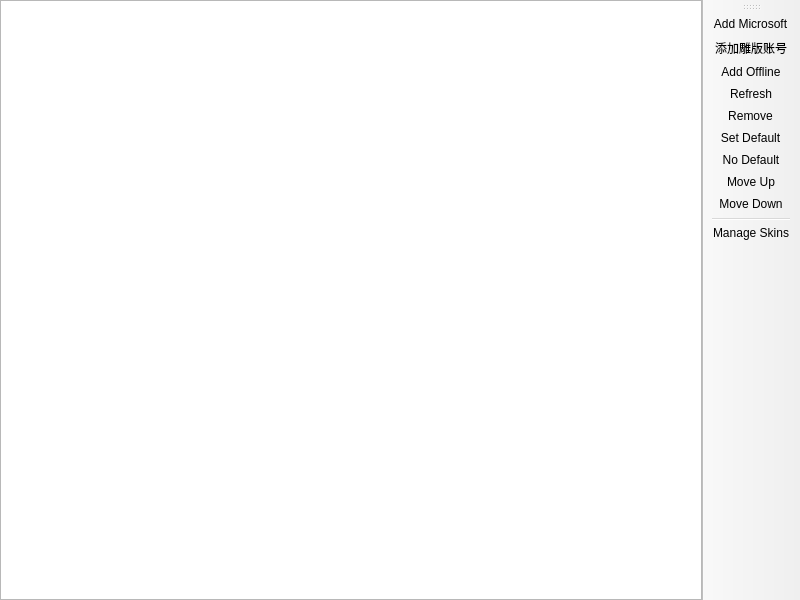
<?xml version="1.0" encoding="UTF-8"?>
<ui version="4.0">
 <class>AccountListPage</class>
 <widget class="QMainWindow" name="AccountListPage">
  <property name="geometry">
   <rect>
    <x>0</x>
    <y>0</y>
    <width>800</width>
    <height>600</height>
   </rect>
  </property>
  <widget class="QWidget" name="centralwidget">
   <layout class="QHBoxLayout" name="horizontalLayout">
    <property name="leftMargin">
     <number>0</number>
    </property>
    <property name="topMargin">
     <number>0</number>
    </property>
    <property name="rightMargin">
     <number>0</number>
    </property>
    <property name="bottomMargin">
     <number>0</number>
    </property>
    <item>
     <widget class="VersionListView" name="listView">
      <property name="alternatingRowColors">
       <bool>true</bool>
      </property>
      <property name="rootIsDecorated">
       <bool>false</bool>
      </property>
      <property name="itemsExpandable">
       <bool>false</bool>
      </property>
      <property name="allColumnsShowFocus">
       <bool>true</bool>
      </property>
      <attribute name="headerStretchLastSection">
       <bool>false</bool>
      </attribute>
     </widget>
    </item>
   </layout>
  </widget>
  <widget class="WideBar" name="toolBar">
   <attribute name="toolBarArea">
    <enum>RightToolBarArea</enum>
   </attribute>
   <attribute name="toolBarBreak">
    <bool>false</bool>
   </attribute>
   <addaction name="actionAddMicrosoft"/>
   <addaction name="actionAddAuthlibInjector"/>
   <addaction name="actionAddOffline"/>
   <addaction name="actionRefresh"/>
   <addaction name="actionRemove"/>
   <addaction name="actionSetDefault"/>
   <addaction name="actionNoDefault"/>
   <addaction name="actionMoveUp"/>
   <addaction name="actionMoveDown"/>
   <addaction name="separator"/>
   <addaction name="actionManageSkins"/>
  </widget>
  <action name="actionSetDefault">
   <property name="text">
    <string>&amp;Set Default</string>
   </property>
  </action>
  <action name="actionNoDefault">
   <property name="checkable">
    <bool>true</bool>
   </property>
   <property name="text">
    <string>&amp;No Default</string>
   </property>
  </action>
  <action name="actionManageSkins">
   <property name="text">
    <string>&amp;Manage Skins</string>
   </property>
   <property name="toolTip">
    <string>Manage Skins</string>
   </property>
  </action>
  <action name="actionAddMicrosoft">
   <property name="text">
    <string>&amp;Add Microsoft</string>
   </property>
  </action>
  <action name="actionAddAuthlibInjector">
   <property name="text">
    <string>添加雕版账号</string>
   </property>
  </action>
  <action name="actionAddOffline">
   <property name="text">
    <string>Add &amp;Offline</string>
   </property>
  </action>
  <action name="actionRefresh">
   <property name="text">
    <string>&amp;Refresh</string>
   </property>
   <property name="toolTip">
    <string>Refresh the account tokens</string>
   </property>
  </action>
  <action name="actionRemove">
   <property name="text">
    <string>Remo&amp;ve</string>
   </property>
  </action>
  <action name="actionMoveUp">
   <property name="text">
    <string>Move &amp;Up</string>
   </property>
  </action>
  <action name="actionMoveDown">
   <property name="text">
    <string>Move &amp;Down</string>
   </property>
  </action>
 </widget>
 <customwidgets>
  <customwidget>
   <class>VersionListView</class>
   <extends>QTreeView</extends>
   <header>ui/widgets/VersionListView.h</header>
  </customwidget>
  <customwidget>
   <class>WideBar</class>
   <extends>QToolBar</extends>
   <header>ui/widgets/WideBar.h</header>
  </customwidget>
 </customwidgets>
 <resources/>
 <connections/>
</ui>
